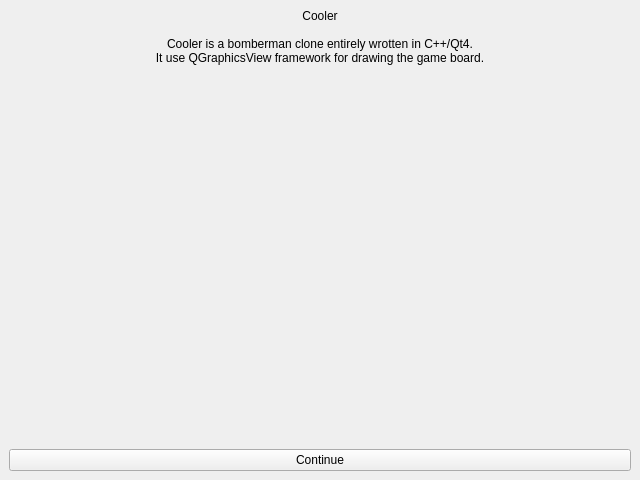
<?xml version="1.0" encoding="UTF-8"?>
<ui version="4.0">
 <class>UIMain</class>
 <widget class="QMainWindow" name="UIMain">
  <property name="geometry">
   <rect>
    <x>0</x>
    <y>0</y>
    <width>640</width>
    <height>480</height>
   </rect>
  </property>
  <property name="windowTitle">
   <string>My Form Class</string>
  </property>
  <widget class="QWidget" name="centralWidget">
   <layout class="QVBoxLayout" name="verticalLayout" stretch="0">
    <property name="spacing">
     <number>0</number>
    </property>
    <property name="margin">
     <number>0</number>
    </property>
    <item>
     <widget class="QStackedWidget" name="swPages">
      <property name="currentIndex">
       <number>0</number>
      </property>
      <widget class="QWidget" name="wWelcome">
       <layout class="QVBoxLayout" name="verticalLayout_2">
        <item>
         <widget class="QLabel" name="lWelcome">
          <property name="text">
           <string>Cooler

Cooler is a bomberman clone entirely wrotten in C++/Qt4.
It use QGraphicsView framework for drawing the game board.</string>
          </property>
          <property name="alignment">
           <set>Qt::AlignHCenter|Qt::AlignTop</set>
          </property>
         </widget>
        </item>
        <item>
         <widget class="QPushButton" name="pbWelcome">
          <property name="text">
           <string>Continue</string>
          </property>
         </widget>
        </item>
       </layout>
      </widget>
      <widget class="QWidget" name="wGameMode">
       <layout class="QGridLayout" name="gridLayout">
        <item row="0" column="1">
         <spacer name="verticalSpacer">
          <property name="orientation">
           <enum>Qt::Vertical</enum>
          </property>
          <property name="sizeHint" stdset="0">
           <size>
            <width>20</width>
            <height>202</height>
           </size>
          </property>
         </spacer>
        </item>
        <item row="1" column="0">
         <spacer name="horizontalSpacer">
          <property name="orientation">
           <enum>Qt::Horizontal</enum>
          </property>
          <property name="sizeHint" stdset="0">
           <size>
            <width>245</width>
            <height>20</height>
           </size>
          </property>
         </spacer>
        </item>
        <item row="1" column="1">
         <layout class="QVBoxLayout" name="verticalLayout_3">
          <item>
           <widget class="QPushButton" name="pbStoryMode">
            <property name="enabled">
             <bool>false</bool>
            </property>
            <property name="text">
             <string>Story Mode</string>
            </property>
           </widget>
          </item>
          <item>
           <widget class="QPushButton" name="pbMultiPlayerMode">
            <property name="text">
             <string>Multiplayer Mode</string>
            </property>
           </widget>
          </item>
         </layout>
        </item>
        <item row="1" column="2">
         <spacer name="horizontalSpacer_2">
          <property name="orientation">
           <enum>Qt::Horizontal</enum>
          </property>
          <property name="sizeHint" stdset="0">
           <size>
            <width>244</width>
            <height>20</height>
           </size>
          </property>
         </spacer>
        </item>
        <item row="2" column="1">
         <spacer name="verticalSpacer_2">
          <property name="orientation">
           <enum>Qt::Vertical</enum>
          </property>
          <property name="sizeHint" stdset="0">
           <size>
            <width>20</width>
            <height>202</height>
           </size>
          </property>
         </spacer>
        </item>
       </layout>
      </widget>
      <widget class="QWidget" name="wMultiplayerGame">
       <layout class="QVBoxLayout" name="verticalLayout_4">
        <item>
         <widget class="QGroupBox" name="groupBox">
          <property name="sizePolicy">
           <sizepolicy hsizetype="Expanding" vsizetype="Expanding">
            <horstretch>0</horstretch>
            <verstretch>0</verstretch>
           </sizepolicy>
          </property>
          <property name="title">
           <string>Game</string>
          </property>
          <layout class="QHBoxLayout" name="horizontalLayout_2">
           <item>
            <widget class="QGroupBox" name="gbMaps">
             <property name="sizePolicy">
              <sizepolicy hsizetype="Preferred" vsizetype="Preferred">
               <horstretch>1</horstretch>
               <verstretch>0</verstretch>
              </sizepolicy>
             </property>
             <property name="title">
              <string>Maps</string>
             </property>
             <layout class="QVBoxLayout" name="verticalLayout_6">
              <item>
               <widget class="QListWidget" name="lwMaps"/>
              </item>
             </layout>
            </widget>
           </item>
           <item>
            <widget class="QGroupBox" name="gbPlayers">
             <property name="sizePolicy">
              <sizepolicy hsizetype="Preferred" vsizetype="Preferred">
               <horstretch>1</horstretch>
               <verstretch>0</verstretch>
              </sizepolicy>
             </property>
             <property name="title">
              <string>Players</string>
             </property>
             <layout class="QVBoxLayout" name="verticalLayout_7">
              <item>
               <layout class="QHBoxLayout" name="horizontalLayout">
                <item>
                 <widget class="QLabel" name="lPlayerNumber">
                  <property name="text">
                   <string>N°</string>
                  </property>
                 </widget>
                </item>
                <item>
                 <widget class="QSpinBox" name="sbPlayerNumber"/>
                </item>
               </layout>
              </item>
              <item>
               <widget class="QComboBox" name="cbPlayers">
                <property name="enabled">
                 <bool>false</bool>
                </property>
               </widget>
              </item>
              <item>
               <widget class="QListWidget" name="lwPlayers"/>
              </item>
             </layout>
            </widget>
           </item>
           <item>
            <widget class="QGroupBox" name="gbSettings">
             <property name="sizePolicy">
              <sizepolicy hsizetype="Preferred" vsizetype="Preferred">
               <horstretch>1</horstretch>
               <verstretch>0</verstretch>
              </sizepolicy>
             </property>
             <property name="title">
              <string>Settings</string>
             </property>
             <layout class="QVBoxLayout" name="verticalLayout_8">
              <item>
               <widget class="QCheckBox" name="cbBonus">
                <property name="enabled">
                 <bool>false</bool>
                </property>
                <property name="text">
                 <string>Bonus</string>
                </property>
               </widget>
              </item>
              <item>
               <widget class="QCheckBox" name="cbBonus_2">
                <property name="enabled">
                 <bool>false</bool>
                </property>
                <property name="text">
                 <string>Unlimited Time</string>
                </property>
               </widget>
              </item>
              <item>
               <spacer name="verticalSpacer_3">
                <property name="orientation">
                 <enum>Qt::Vertical</enum>
                </property>
                <property name="sizeHint" stdset="0">
                 <size>
                  <width>20</width>
                  <height>194</height>
                 </size>
                </property>
               </spacer>
              </item>
             </layout>
            </widget>
           </item>
          </layout>
         </widget>
        </item>
        <item>
         <widget class="QGroupBox" name="groupBox_2">
          <property name="sizePolicy">
           <sizepolicy hsizetype="Expanding" vsizetype="Expanding">
            <horstretch>0</horstretch>
            <verstretch>0</verstretch>
           </sizepolicy>
          </property>
          <property name="title">
           <string>Players Configuration</string>
          </property>
          <layout class="QVBoxLayout" name="verticalLayout_5">
           <item>
            <widget class="UIPadConfiguration" name="pcEditor" native="true"/>
           </item>
           <item>
            <widget class="QPushButton" name="pbLetsGo">
             <property name="text">
              <string>Let's Go !!!</string>
             </property>
            </widget>
           </item>
          </layout>
         </widget>
        </item>
       </layout>
      </widget>
      <widget class="QWidget" name="wPlayersChoice"/>
      <widget class="GraphicsView" name="gvBoard">
       <property name="frameShape">
        <enum>QFrame::NoFrame</enum>
       </property>
       <property name="lineWidth">
        <number>0</number>
       </property>
       <property name="verticalScrollBarPolicy">
        <enum>Qt::ScrollBarAlwaysOff</enum>
       </property>
       <property name="horizontalScrollBarPolicy">
        <enum>Qt::ScrollBarAlwaysOff</enum>
       </property>
       <property name="renderHints">
        <set>QPainter::Antialiasing|QPainter::HighQualityAntialiasing|QPainter::SmoothPixmapTransform|QPainter::TextAntialiasing</set>
       </property>
       <property name="viewportUpdateMode">
        <enum>QGraphicsView::FullViewportUpdate</enum>
       </property>
      </widget>
     </widget>
    </item>
   </layout>
  </widget>
 </widget>
 <customwidgets>
  <customwidget>
   <class>GraphicsView</class>
   <extends>QGraphicsView</extends>
   <header>GraphicsView.h</header>
  </customwidget>
  <customwidget>
   <class>UIPadConfiguration</class>
   <extends>QWidget</extends>
   <header>UIPadConfiguration.h</header>
   <container>1</container>
  </customwidget>
 </customwidgets>
 <resources/>
 <connections/>
</ui>
